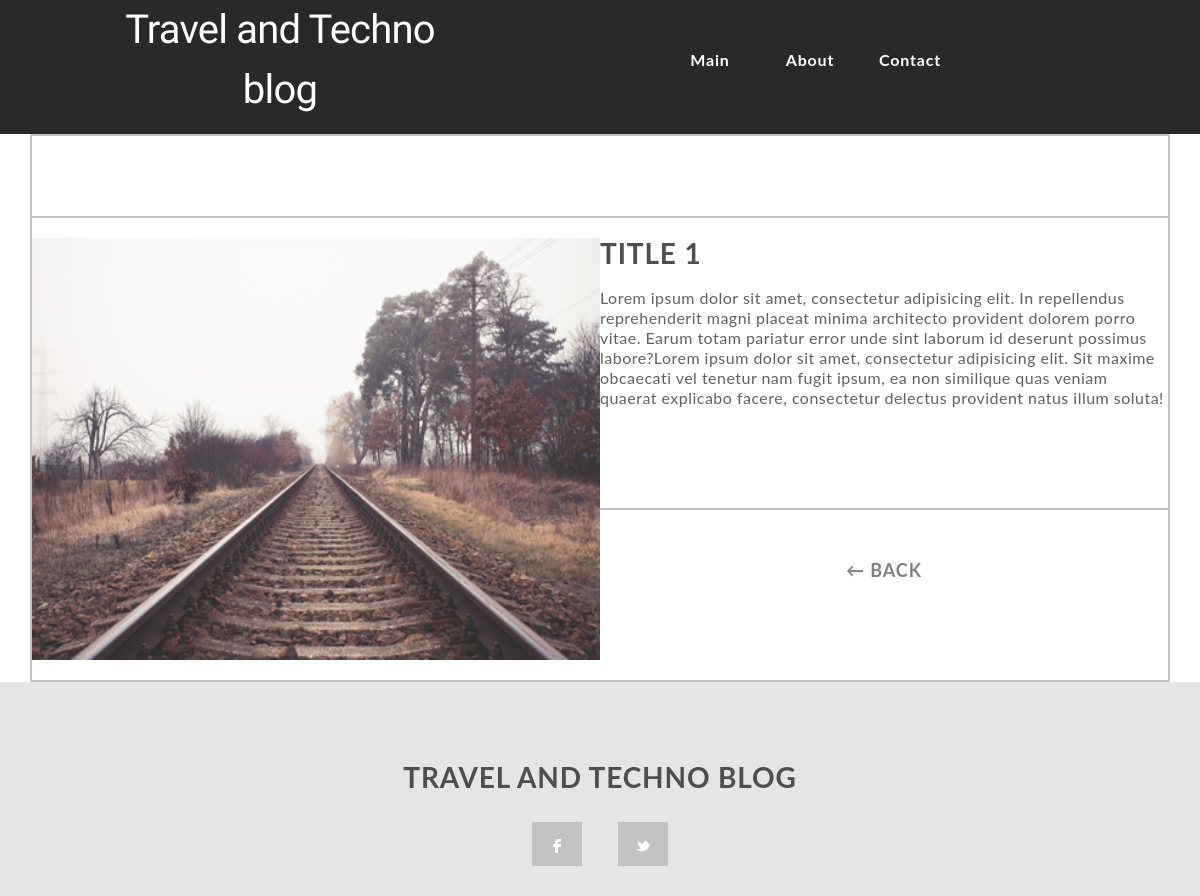
Page /app/full_post.php?id=1 on the committed database.
### tables this page shows
CREATE TABLE `blog` (
  `id` int(11) NOT NULL,
  `title` tinytext NOT NULL,
  `text` text NOT NULL,
  `img` tinytext NOT NULL
);

### app/blocks/re_used/query.php (called while the page is built, shortened)
<?php
	$dbhost = "localhost";
	$dbname = "blog_db";
	$username = "kolya1236";
	$password = "mellohi5935";
	$db = new PDO("mysql:host=$dbhost; dbname=$dbname", $username, $password);
	function get_single_post($id)
	{
		global $db;
		$single = $db->prepare("SELECT * FROM blog WHERE id=?");
		$single->execute([$id]);
		return $single;
	};
?>

### app/blocks/single_post/post.php (the view, shortened to what this page needs)
<?php
	$article = get_single_post($_GET['id']);
 ?>
	<section class="container posts">
		<div class="row">
			<?php
				foreach ($article as $value): ?>
					<div class="col-md-12 row">
						<div class="col-md-6">
							<img src=
							<?php echo $value['img'] ?>
							alt="post img 1"
							>
						</div>
						<div class="col-md-6">
							<div class="title">
								<?php
								echo $value['title']
								?>
							</div>
							<div class="text">
								<?php
									echo $value['text'];
									break;
								?>
				<?php endforeach ?>
			<div class="col-md-12 justify-content-center row">
				<a href=".">
					<button>← Back</button>
				</a>
			</div>
		</div>
	</section>

### app/css/main.css (style rules this page uses)
html { font-family: Lato; }
.title { color: #4f4e4e; font-family: Lato; font-size: 1.75rem; font-weight: 700; line-height: 1.875rem; text-transform: uppercase; letter-spacing: 0.0525rem; }
.text { color: #606060; font-family: Lato; font-size: 1rem; line-height: 1.25rem; letter-spacing: 0.03rem; white-space: pre-line; }
a { cursor: pointer; }
.posts { border: 0.125rem solid #c2c2c2; }
.posts .col-md-12 { margin-top: 6.25rem; }
.posts .title, .posts .text { margin-bottom: 1.875rem; }
.posts .col-md-6 { padding-right: 0; padding-left: 0; }
.posts button { cursor: pointer; width: 11.625rem; height: 2.5rem; border: 0.125rem solid #c2c2c2; background-color: #ffffff; color: #c2c1c1; font-family: Lato; font-size: 1rem; font-weight: 700; line-height: 1.25rem; letter-spacing: 0.03rem; border-radius: 2.5rem; }
.posts .col-md-12:last-child { margin-top: 5rem; padding: 1.25rem 0; margin-right: 0; margin-left: 0; border-top: 0.125rem solid #c2c2c2; }
.posts .col-md-12:last-child a { padding: 0; }
.posts .col-md-12:last-child button { width: auto; border: 0; color: #818181; font-family: Lato; font-size: 1.125rem; font-weight: 700; text-transform: uppercase; letter-spacing: 0.9px; }
@media (max-width: 1200px) { .posts img { width: 100%; height: 100%; } }
@media (max-width: 1200px) { .posts .title { margin-bottom: 0; } }

### rows in the picture
blog: img (picture), title "TITLE 1", text "Lorem ipsum dolor sit amet, consectetur adipisicing elit. In repellendus reprehenderit magni placeat minima architecto provident dolorem porro vitae. Earum totam pariatur error unde sint laborum id deserunt possimus labore?Lorem ipsum dolor sit amet, consectetur adipisicing elit. Sit maxime obcaecati vel tenetur nam fugit ipsum, ea non similique quas veniam quaerat explicabo facere, consectetur delectus provident natus illum soluta!"
